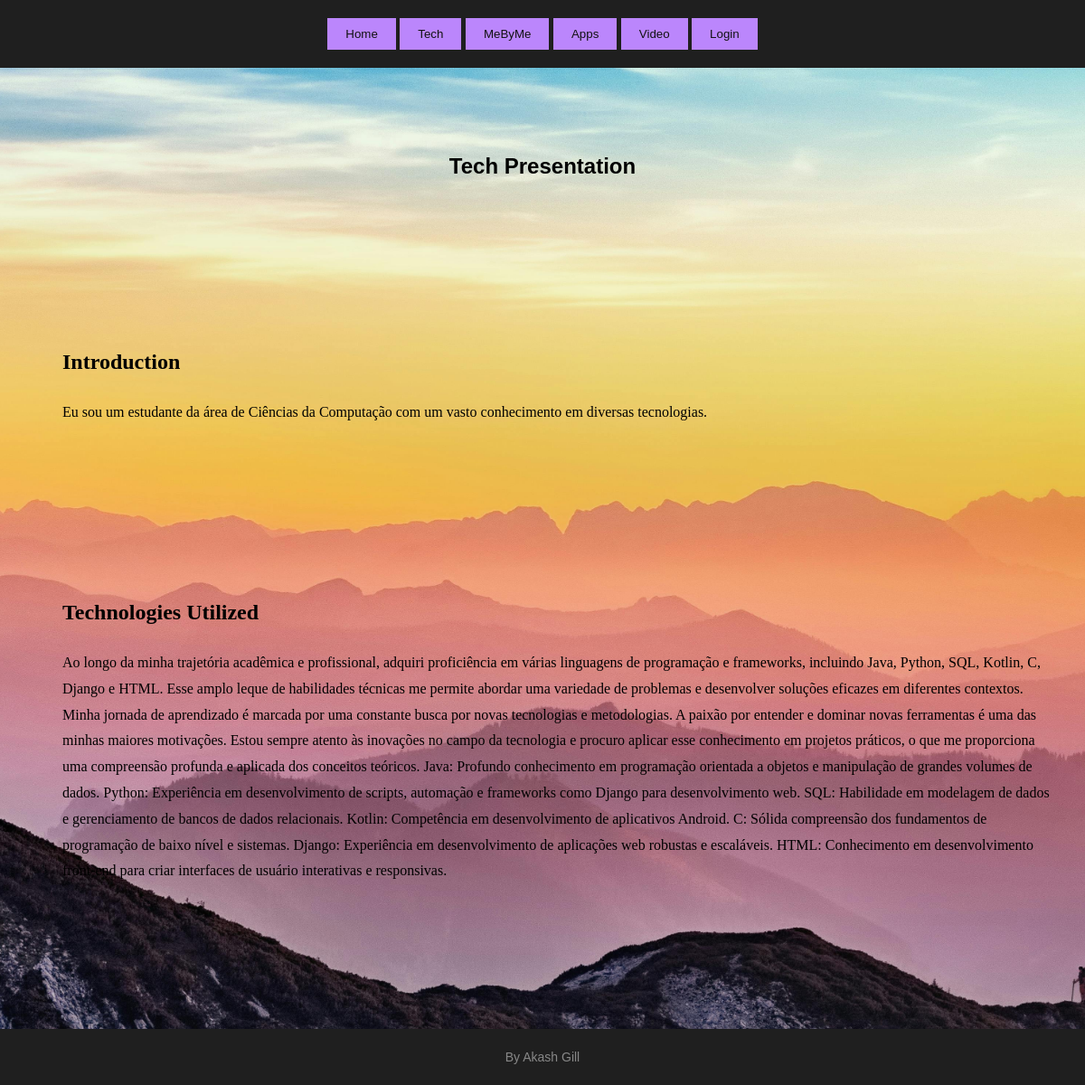
/TechIntro/, run on the app's committed database.
### portfolio1/models.py (models this page shows, shortened)
class TechPresentation(models.Model):
    introduction = models.TextField(max_length=2000)
    technologies = models.TextField(max_length=2000)
    django_hands_on_video = models.URLField(max_length=200)
    project_tour_video = models.URLField(max_length=200)

### portfolio1/views.py (the view)
# urls.py: path('TechIntro/', tech_presentation, name='tech_presentation'),
def tech_presentation(request):
    presentation = TechPresentation.objects.first()
    return render(request, 'portfolio1/Techpresentation.html', {'presentation': presentation})

### portfolio1/templates/portfolio1/Techpresentation.html (shortened to what this page needs)
<!DOCTYPE html>
{% extends 'portfolio1/layout.html' %}
{% block content %}
<html lang="en">
<head>
</head>
<body>
    <div class="Head">
        <h1>Tech Presentation</h1>
    </div>
        <div class="content" id="introduction">
              <h2>Introduction</h2>
            <p>{{ presentation.introduction }}</p>
        </div>
        <div class="content" id="technologies">
            <h2>Technologies Utilized</h2>
            <p>{{ presentation.technologies }}</p>
        </div>
</body>
</html>
{% endblock %}

### portfolio1/static/portfolio1/estilo.css (style rules this page uses)
body { background: #121212; color: #E0E0E0; font-family: Arial, sans-serif; margin: 0; text-align: center; display: flex; flex-direction: column; min-height: 100vh; }
h1 { font-size: 36px; margin: 16px; color: Black; }

### portfolio1/templates/portfolio1/Techpresentation.html (style rules this page uses)
body { font-family: Arial, sans-serif; line-height: 1.6; }
.content { margin: 10px; font-family: 'Georgia', serif; font-size: 16px; color: #D3D3D3; line-height: 1.8; text-align: left; margin-left: 45px; color: black; }
.Head { margin-top: 50px; padding: 0px; }
h1 { text-align: center; font-family: 'Helvetica', sans-serif; font-size: 24px; color: Black; }
h2 { margin-bottom: 20px; font-family: 'Helvetica', font-size: 20px; color: Black; }

### data on the page
TechPresentation: introduction "Eu sou um estudante da área de Ciências da Computação com um vasto conhecimento em diversas tecnologias.", technologies "Ao longo da minha trajetória acadêmica e profissional, adquiri proficiência em várias linguagens de programação e frameworks, incluindo Java, Python, SQL, Kotlin, C, Django e HTML. Esse amplo leque de habilidades técnicas me permite abordar uma variedade de problemas e desenvolver soluções eficazes em diferentes contextos. Minha jornada de aprendizado é marcada por uma constante busca por novas tecnologias e metodologias. A paixão por entender e dominar novas ferramentas é uma das minhas maiores motivações. Estou sempre atento às inovações no campo da tecnologia e procuro aplicar esse conhecimento em projetos práticos, o que me proporciona uma compreensão profunda e aplicada dos conceitos…"
